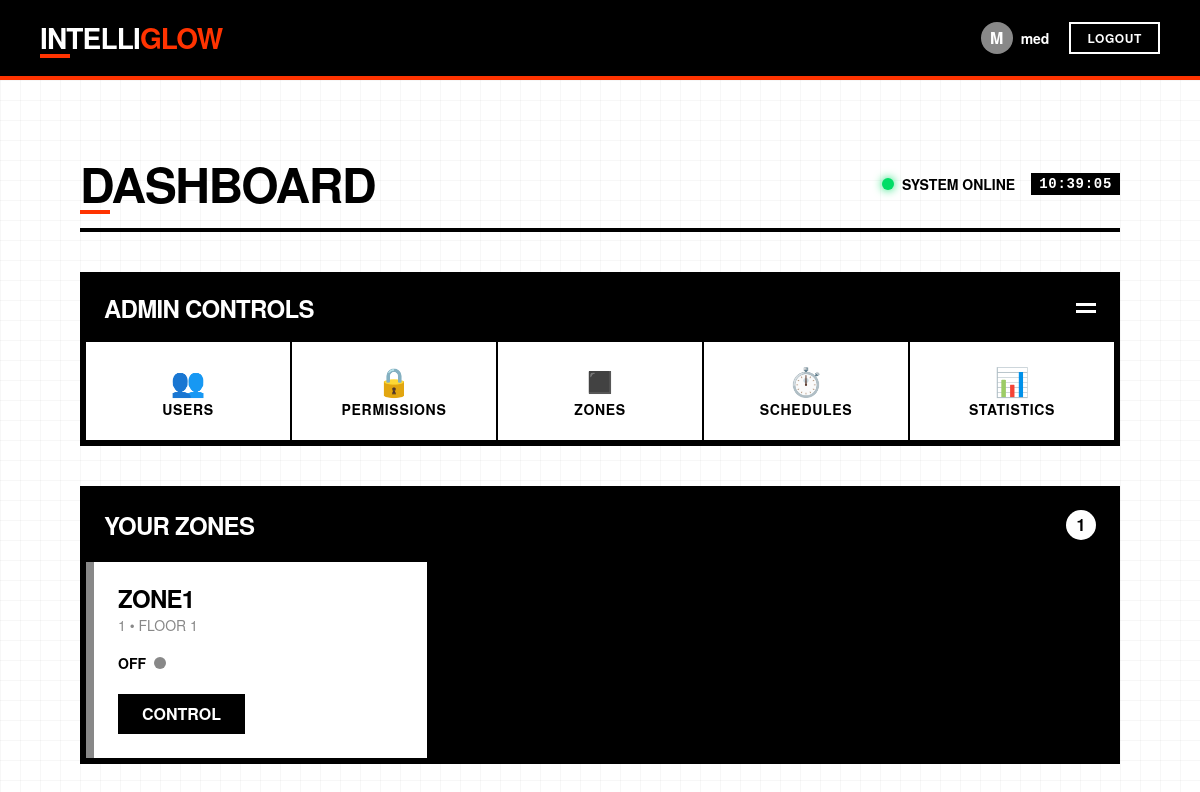
The app's page / (signed in) with its own data.
### core/models.py (models this page shows, shortened)
class Zone(models.Model):
    name = models.CharField(max_length=100)
    description = models.TextField(blank=True)
    building = models.CharField(max_length=100)
    floor = models.IntegerField()
    current_state = models.BooleanField(default=False)  # True = On, False = Off
    created_at = models.DateTimeField(auto_now_add=True)
    updated_at = models.DateTimeField(auto_now=True)

### core/views.py (the view)
# urls.py: path('', views.dashboard, name='dashboard'),
@login_required
def dashboard(request):
    permissions = Permission.objects.filter(user=request.user, can_view=True)
    zones = [perm.zone for perm in permissions]
    return render(request, 'core/dashboard.html', {'zones': zones})

### core/templates/core/dashboard.html (shortened to what this page needs)
{% extends "core/base.html" %}
{% block content %}
<div class="brutal-container">
  <div class="brutal-header">
    <h1 class="brutal-title">DASHBOARD</h1>
    <div class="system-status">
      <div class="status-indicator online"></div>
      <span>SYSTEM ONLINE</span>
      <br/>
      <div class="time-display" id="clock">00:00:00</div>
    </div>
  </div>
  {% if user.is_staff %}
  <div class="admin-panel">
    <div class="admin-header">
      <h2>ADMIN CONTROLS</h2>
      <div class="grid-toggle">
        <div class="grid-line"></div>
        <div class="grid-line"></div>
      </div>
    </div>
    <div class="admin-grid">
      <a href="{% url 'manage_users' %}" class="admin-tile">
        <div class="tile-icon">👥</div>
        <div class="tile-label">USERS</div>
      </a>
      <a href="{% url 'manage_permissions' %}" class="admin-tile">
        <div class="tile-icon">🔒</div>
        <div class="tile-label">PERMISSIONS</div>
      </a>
      <a href="{% url 'manage_zones' %}" class="admin-tile">
        <div class="tile-icon">◼️</div>
        <div class="tile-label">ZONES</div>
      </a>
      <a href="{% url 'manage_schedules' %}" class="admin-tile">
        <div class="tile-icon">⏱️</div>
        <div class="tile-label">SCHEDULES</div>
      </a>
      <a href="{% url 'stats' %}" class="admin-tile">
        <div class="tile-icon">📊</div>
        <div class="tile-label">STATISTICS</div>
      </a>
    </div>
  </div>
  {% endif %}
  <div class="zones-panel">
    <div class="zones-header">
      <h2>YOUR ZONES</h2>
      <div class="zones-count">{{ zones|length }}</div>
    </div>
    <div class="zones-container">
      {% for zone in zones %}
      <div class="zone-card {% if zone.current_state %}active{% endif %}">
        <div class="zone-info">
          <h3>{{ zone.name }}</h3>
          <div class="zone-location">{{ zone.building }} • FLOOR {{ zone.floor }}</div>
        </div>
        <div class="zone-status">
          <div class="status-label">{{ zone.current_state|yesno:"ON,OFF" }}</div>
          <div class="status-indicator {% if zone.current_state %}on{% else %}off{% endif %}"></div>
        </div>
        <a href="{% url 'control_zone' zone.id %}" class="zone-control-btn">CONTROL</a>
      </div>
      {% empty %}
      <div class="empty-zones">
        <div class="empty-icon">⚠️</div>
        <div class="empty-message">NO ZONES AVAILABLE</div>
      </div>
      {% endfor %}
    </div>
  </div>
</div>
{% endblock %}

### core/templates/core/base.html (shortened to what this page needs)
{% load static %}
<!DOCTYPE html>
<html lang="en">
<head>
    <link rel="stylesheet" href="{% static 'css/main.css' %}">
</head>
<body>
    <header>
        <div class="header-container">
            <h1>Intelli<span style="color: #ff3300;">Glow</span></h1>
            <div class="user-controls">
                {% if user.is_authenticated %}
                    <div class="username">
                        <div class="user-avatar">{{ user.username|first }}</div>
                        <span>{{ user.username }}</span>
                    </div>
                    <a href="{% url 'login' %}" class="logout-btn">Logout</a>
                {% else %}
                    <a href="{% url 'login' %}" class="login-btn">Login</a>
                {% endif %}
            </div>
        </div>
    </header>
    <main>
        {% block content %}
        {% endblock %}
    </main>
</body>
</html>

### core/templates/core/base.html (style rules this page uses)
:root { --black: #000000; --white: #ffffff; --gray-dark: #222222; --gray: #888888; --accent: #ff3300; --green: #00dd66; --spacing: 40px; --header-height: 80px; }
* { margin: 0; padding: 0; box-sizing: border-box; }
body { font-family: 'Inter', sans-serif; background-color: #f0f0f0; color: var(--black); line-height: 1; position: relative; min-height: 100vh; }
body::before { content: ""; position: fixed; top: 0; left: 0; right: 0; bottom: 0; background-image: linear-gradient(to right, rgba(0,0,0,0.03) 1px, transparent 1px), linear-gradient(to bottom, rgba(0,0,0,0.03) 1px, transparent 1px); background-size: 20px 20px; z-index: -1; pointer-events: none; }
header { background-color: var(--black); color: var(--white); height: var(--header-height); position: sticky; top: 0; z-index: 100; border-bottom: 4px solid var(--accent); }
.header-container { max-width: 1440px; margin: 0 auto; padding: 0 var(--spacing); display: flex; justify-content: space-between; align-items: center; height: 100%; }
h1 { font-weight: 900; text-transform: uppercase; letter-spacing: -0.05em; font-size: 28px; position: relative; }
h1::after { content: ""; position: absolute; bottom: -6px; left: 0; width: 30px; height: 4px; background-color: var(--accent); }
.user-controls { display: flex; align-items: center; font-weight: 600; font-size: 14px; }
.username { margin-right: 20px; display: flex; align-items: center; gap: 8px; }
.user-avatar { width: 32px; height: 32px; background-color: var(--gray); border-radius: 50%; display: flex; align-items: center; justify-content: center; font-weight: 800; font-size: 16px; text-transform: uppercase; }
.logout-btn, .login-btn { background-color: transparent; color: var(--white); text-decoration: none; padding: 8px 16px; border: 2px solid var(--white); text-transform: uppercase; font-weight: 700; font-size: 12px; letter-spacing: 0.05em; transition: all 0.2s ease; }
main { padding: var(--spacing); max-width: 1440px; margin: 0 auto; padding-bottom: 100px; }

### records on screen
Zone: name "ZONE1", building "1", floor "1", current_state "OFF"

### other values on screen
{{ user.username|first }} "M"
{{ user.username }} "med"
{{ zones|length }} "1"
